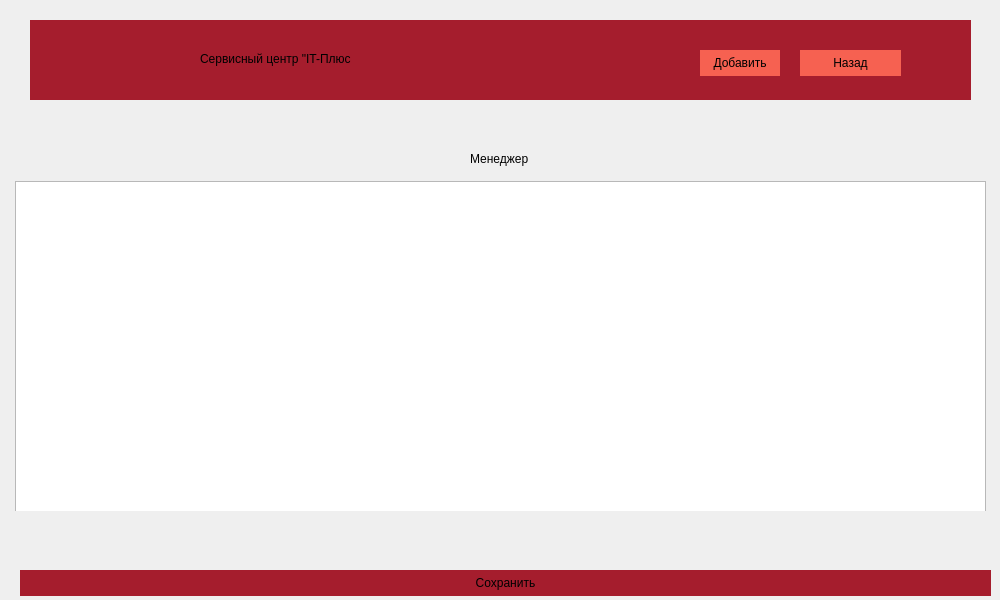
<?xml version="1.0" encoding="UTF-8"?>
<ui version="4.0">
 <class>Dialog</class>
 <widget class="QDialog" name="Dialog">
  <property name="geometry">
   <rect>
    <x>0</x>
    <y>0</y>
    <width>1000</width>
    <height>600</height>
   </rect>
  </property>
  <property name="minimumSize">
   <size>
    <width>1000</width>
    <height>600</height>
   </size>
  </property>
  <property name="windowTitle">
   <string>Dialog</string>
  </property>
  <property name="styleSheet">
   <string notr="true">QPushButton{
background-color:rgb(5, 150, 255);
color:rgb(255 255, 255);
border: 0px;
}
QWidget
{font:&quot;Comic Sans MS&quot;;}</string>
  </property>
  <widget class="QStackedWidget" name="stackedWidget">
   <property name="geometry">
    <rect>
     <x>-30</x>
     <y>80</y>
     <width>1041</width>
     <height>431</height>
    </rect>
   </property>
   <widget class="QWidget" name="manager">
    <widget class="QLabel" name="label_15">
     <property name="geometry">
      <rect>
       <x>500</x>
       <y>70</y>
       <width>121</width>
       <height>18</height>
      </rect>
     </property>
     <property name="text">
      <string>Менеджер</string>
     </property>
    </widget>
    <widget class="QTableWidget" name="tableWidget">
     <property name="geometry">
      <rect>
       <x>45</x>
       <y>101</y>
       <width>971</width>
       <height>411</height>
      </rect>
     </property>
    </widget>
   </widget>
   <widget class="QWidget" name="operator_2">
    <widget class="QLabel" name="label_16">
     <property name="geometry">
      <rect>
       <x>460</x>
       <y>40</y>
       <width>141</width>
       <height>20</height>
      </rect>
     </property>
     <property name="text">
      <string>Оператор</string>
     </property>
    </widget>
    <widget class="QTableWidget" name="tableWidget_4">
     <property name="geometry">
      <rect>
       <x>65</x>
       <y>91</y>
       <width>941</width>
       <height>371</height>
      </rect>
     </property>
    </widget>
   </widget>
   <widget class="QWidget" name="zakazchik">
    <widget class="QLabel" name="label_17">
     <property name="geometry">
      <rect>
       <x>460</x>
       <y>30</y>
       <width>58</width>
       <height>18</height>
      </rect>
     </property>
     <property name="text">
      <string>Заказчик</string>
     </property>
    </widget>
    <widget class="QTableWidget" name="tableWidget_2">
     <property name="geometry">
      <rect>
       <x>45</x>
       <y>51</y>
       <width>981</width>
       <height>461</height>
      </rect>
     </property>
    </widget>
   </widget>
   <widget class="QWidget" name="master">
    <widget class="QTableWidget" name="tableWidget_3">
     <property name="geometry">
      <rect>
       <x>50</x>
       <y>70</y>
       <width>981</width>
       <height>441</height>
      </rect>
     </property>
    </widget>
    <widget class="QLabel" name="label_18">
     <property name="geometry">
      <rect>
       <x>490</x>
       <y>40</y>
       <width>81</width>
       <height>18</height>
      </rect>
     </property>
     <property name="text">
      <string>мастеp</string>
     </property>
    </widget>
    <widget class="QWidget" name="widget" native="true">
     <property name="geometry">
      <rect>
       <x>60</x>
       <y>0</y>
       <width>961</width>
       <height>31</height>
      </rect>
     </property>
    </widget>
   </widget>
   <widget class="QWidget" name="Addrequests">
    <widget class="QLabel" name="label_5">
     <property name="geometry">
      <rect>
       <x>340</x>
       <y>80</y>
       <width>58</width>
       <height>18</height>
      </rect>
     </property>
     <property name="text">
      <string>startdate</string>
     </property>
    </widget>
    <widget class="QLabel" name="label_6">
     <property name="geometry">
      <rect>
       <x>580</x>
       <y>80</y>
       <width>111</width>
       <height>18</height>
      </rect>
     </property>
     <property name="text">
      <string>orgTechType</string>
     </property>
    </widget>
    <widget class="QLabel" name="label_7">
     <property name="geometry">
      <rect>
       <x>340</x>
       <y>150</y>
       <width>121</width>
       <height>18</height>
      </rect>
     </property>
     <property name="text">
      <string>requeststatusID</string>
     </property>
    </widget>
    <widget class="QLabel" name="label_8">
     <property name="geometry">
      <rect>
       <x>560</x>
       <y>150</y>
       <width>181</width>
       <height>18</height>
      </rect>
     </property>
     <property name="text">
      <string>completionDate</string>
     </property>
    </widget>
    <widget class="QLabel" name="label_9">
     <property name="geometry">
      <rect>
       <x>340</x>
       <y>210</y>
       <width>58</width>
       <height>18</height>
      </rect>
     </property>
     <property name="text">
      <string>master ID</string>
     </property>
    </widget>
    <widget class="QLabel" name="label_11">
     <property name="geometry">
      <rect>
       <x>340</x>
       <y>260</y>
       <width>58</width>
       <height>18</height>
      </rect>
     </property>
     <property name="text">
      <string>clientID</string>
     </property>
    </widget>
    <widget class="QLabel" name="label_12">
     <property name="geometry">
      <rect>
       <x>580</x>
       <y>260</y>
       <width>111</width>
       <height>18</height>
      </rect>
     </property>
     <property name="text">
      <string>orgTechModel</string>
     </property>
    </widget>
    <widget class="QLabel" name="label_13">
     <property name="geometry">
      <rect>
       <x>320</x>
       <y>330</y>
       <width>131</width>
       <height>18</height>
      </rect>
     </property>
     <property name="text">
      <string>problemDescryption</string>
     </property>
    </widget>
    <widget class="QLabel" name="label_14">
     <property name="geometry">
      <rect>
       <x>580</x>
       <y>330</y>
       <width>141</width>
       <height>18</height>
      </rect>
     </property>
     <property name="text">
      <string>repairParts</string>
     </property>
    </widget>
    <widget class="QLineEdit" name="lineEdit_3">
     <property name="geometry">
      <rect>
       <x>330</x>
       <y>110</y>
       <width>113</width>
       <height>26</height>
      </rect>
     </property>
    </widget>
    <widget class="QLineEdit" name="lineEdit_4">
     <property name="geometry">
      <rect>
       <x>560</x>
       <y>110</y>
       <width>113</width>
       <height>26</height>
      </rect>
     </property>
    </widget>
    <widget class="QLineEdit" name="lineEdit_5">
     <property name="geometry">
      <rect>
       <x>330</x>
       <y>180</y>
       <width>113</width>
       <height>26</height>
      </rect>
     </property>
    </widget>
    <widget class="QLineEdit" name="lineEdit_6">
     <property name="geometry">
      <rect>
       <x>560</x>
       <y>180</y>
       <width>113</width>
       <height>26</height>
      </rect>
     </property>
    </widget>
    <widget class="QLineEdit" name="lineEdit_7">
     <property name="geometry">
      <rect>
       <x>330</x>
       <y>230</y>
       <width>113</width>
       <height>26</height>
      </rect>
     </property>
    </widget>
    <widget class="QLineEdit" name="lineEdit_9">
     <property name="geometry">
      <rect>
       <x>330</x>
       <y>290</y>
       <width>113</width>
       <height>26</height>
      </rect>
     </property>
    </widget>
    <widget class="QLineEdit" name="lineEdit_10">
     <property name="geometry">
      <rect>
       <x>560</x>
       <y>290</y>
       <width>113</width>
       <height>26</height>
      </rect>
     </property>
    </widget>
    <widget class="QLineEdit" name="lineEdit_11">
     <property name="geometry">
      <rect>
       <x>330</x>
       <y>360</y>
       <width>113</width>
       <height>26</height>
      </rect>
     </property>
    </widget>
    <widget class="QLineEdit" name="lineEdit_12">
     <property name="geometry">
      <rect>
       <x>560</x>
       <y>360</y>
       <width>113</width>
       <height>26</height>
      </rect>
     </property>
    </widget>
   </widget>
   <widget class="QWidget" name="Avtarisation">
    <widget class="QLabel" name="label">
     <property name="geometry">
      <rect>
       <x>400</x>
       <y>80</y>
       <width>171</width>
       <height>20</height>
      </rect>
     </property>
     <property name="text">
      <string>Автооризация </string>
     </property>
    </widget>
    <widget class="QLabel" name="label_2">
     <property name="geometry">
      <rect>
       <x>250</x>
       <y>120</y>
       <width>58</width>
       <height>18</height>
      </rect>
     </property>
     <property name="text">
      <string>Логин</string>
     </property>
    </widget>
    <widget class="QLabel" name="label_3">
     <property name="geometry">
      <rect>
       <x>250</x>
       <y>240</y>
       <width>58</width>
       <height>18</height>
      </rect>
     </property>
     <property name="text">
      <string>Пароль</string>
     </property>
    </widget>
    <widget class="QLineEdit" name="lineEdit">
     <property name="geometry">
      <rect>
       <x>250</x>
       <y>160</y>
       <width>431</width>
       <height>26</height>
      </rect>
     </property>
    </widget>
    <widget class="QLineEdit" name="lineEdit_2">
     <property name="geometry">
      <rect>
       <x>250</x>
       <y>280</y>
       <width>441</width>
       <height>26</height>
      </rect>
     </property>
     <property name="echoMode">
      <enum>QLineEdit::Password</enum>
     </property>
    </widget>
    <widget class="QPushButton" name="pushButton">
     <property name="geometry">
      <rect>
       <x>330</x>
       <y>360</y>
       <width>281</width>
       <height>26</height>
      </rect>
     </property>
     <property name="text">
      <string>Войти</string>
     </property>
    </widget>
    <widget class="QLabel" name="error">
     <property name="geometry">
      <rect>
       <x>30</x>
       <y>400</y>
       <width>991</width>
       <height>20</height>
      </rect>
     </property>
     <property name="styleSheet">
      <string notr="true">color:rgb(224, 27, 36)</string>
     </property>
     <property name="text">
      <string/>
     </property>
    </widget>
   </widget>
  </widget>
  <widget class="QPushButton" name="saveButton">
   <property name="geometry">
    <rect>
     <x>20</x>
     <y>570</y>
     <width>971</width>
     <height>26</height>
    </rect>
   </property>
   <property name="styleSheet">
    <string notr="true">background-color: rgb(165, 29, 45);</string>
   </property>
   <property name="text">
    <string>Сохранить</string>
   </property>
  </widget>
  <widget class="QWidget" name="widget_2" native="true">
   <property name="geometry">
    <rect>
     <x>30</x>
     <y>20</y>
     <width>941</width>
     <height>80</height>
    </rect>
   </property>
   <property name="styleSheet">
    <string notr="true">background-color: rgb(165, 29, 45);</string>
   </property>
   <widget class="QLabel" name="label_19">
    <property name="geometry">
     <rect>
      <x>170</x>
      <y>30</y>
      <width>291</width>
      <height>18</height>
     </rect>
    </property>
    <property name="text">
     <string>Сервисный центр &quot;IT-Плюс</string>
    </property>
   </widget>
   <widget class="QPushButton" name="pushButton_2">
    <property name="geometry">
     <rect>
      <x>670</x>
      <y>30</y>
      <width>80</width>
      <height>26</height>
     </rect>
    </property>
    <property name="styleSheet">
     <string notr="true">background-color:rgb(246, 97, 81)</string>
    </property>
    <property name="text">
     <string>Добавить</string>
    </property>
   </widget>
   <widget class="QPushButton" name="pushButton_3">
    <property name="geometry">
     <rect>
      <x>770</x>
      <y>30</y>
      <width>101</width>
      <height>26</height>
     </rect>
    </property>
    <property name="styleSheet">
     <string notr="true">background-color:rgb(246, 97, 81)</string>
    </property>
    <property name="text">
     <string>Назад</string>
    </property>
   </widget>
  </widget>
 </widget>
 <resources/>
 <connections/>
</ui>
